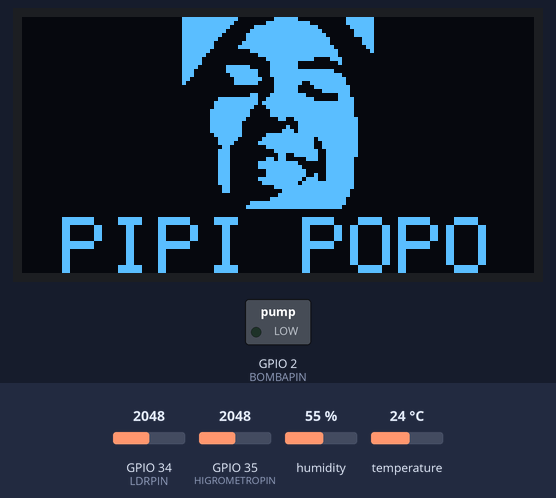
Simulated run of this program. Board: ESP32. Parts: 128×64 one-colour display, switched loads named in the program (green lamp = pin HIGH). Inputs (shaded band) come from the test bench; at power-on: GPIO 34 (LDRPIN) = 2048, GPIO 35 (HIGROMETROPIN) = 2048, humidity 55 %, temperature 24 °C. WiFi joins after 1.5 s; servers stay silent unless stated; no MQTT or app messages arrive unless stated; not simulated (calls return 0 or success): secureKeys.h; what the program prints to the serial monitor is not drawn.

Above: at 1.7 s.
At 3.8 s:
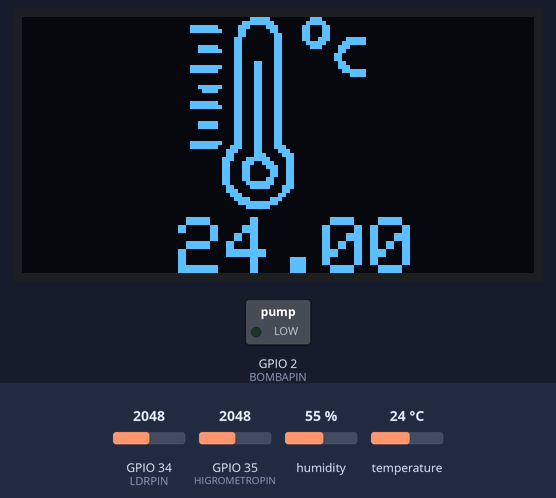
At 13.9 s:
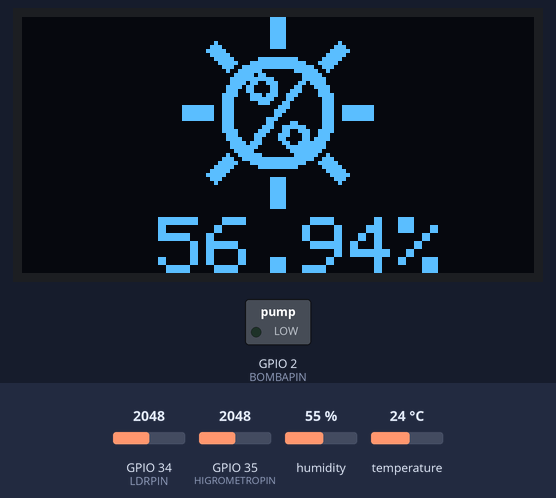
At 23.9 s:
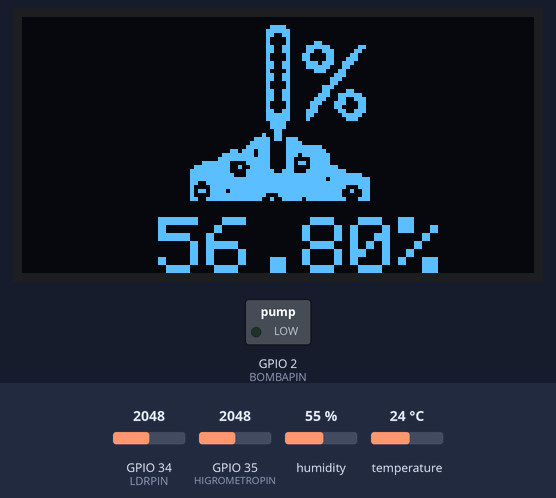
At 34.0 s:
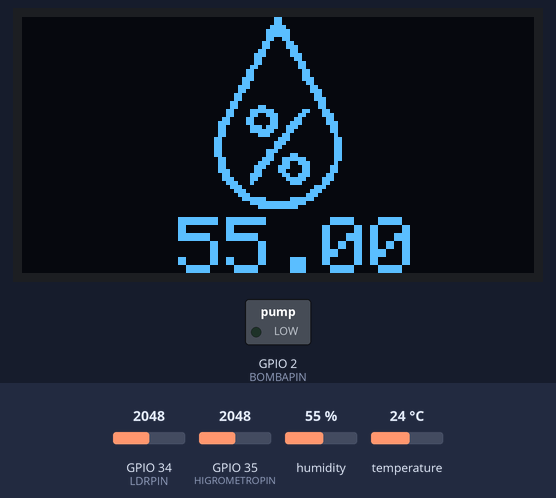

The program:

main.cpp
```cpp
#include "config.h"

void sensorTask();

Task t1(WateringRate, TASK_FOREVER, &sensorTask);
Scheduler runner;

void sensorTask()
{
  sensorHandler();
  t1.delay(WATERINGDELAY);
  turnOffBomba();
}

void setup()
{
  Serial.begin(115200);
  initWiFi();
  initGarden();
  initMQTT();
  initOLED();
  runner.init();
  runner.addTask(t1);
  t1.enable();
  Serial.println("Sistema inicializado!");
}

void loop()
{
  runner.execute();
  printValuesToSerial();
  updateOled();
  handleMQTTConnection();
  publishData(readMoisture(), readBrightness(), readDHTTemperature(), readDHTHumidity(), bombaStatus);
  delay(dataRate);
}
```

funcs.h
```cpp
#ifndef FUNCS_H
#define FUNCS_H

float fmap(float x, long inMin, long inMax, long outMin, long outMax);

#endif
```

mqttHandler.h
```cpp
#ifndef MQTTHANDLER_H
#define MQTTHANDLER_H

#include <PubSubClient.h>
#include "wifiHandler.h"

extern PubSubClient mqtt_client;

extern const char* mqtt_broker;
extern const int mqtt_port;
extern int mqtt_timeout;

extern const char* ClientID;

void initMQTT();
void connectMQTT();
void printConnectedMQTTStatus();
void printDisconnectedMQTTStatus();
void handleMQTTConnection();
void publishData(float higroVal, float LDRVal, float tempVal, float humVal, int bombaStatus);

#endif
```

oledHandler.h
```cpp
#ifndef OLEDHANDLER_H
#define OLEDHANDLER_H

#include "setupOled.h"
#include "setupSensors.h"

extern unsigned long lastChange;
extern int displayState;

#define displayTime 3000

void printMoistureToOled();
void printBrightnessToOled();
void printTemperatureToOled();
void printHumidityToOled();
void updateOled();

#endif
```

relayHandler.h
```cpp
#ifndef RELAYHANDLER_H
#define RELAYHANDLER_H

#include <Arduino.h>

#define BOMBAPIN 2

extern int bombaStatus;

void initRelay();
void turnOnBomba();
void turnOffBomba();

#endif
```

sensorHandler.h
```cpp
#ifndef SENSOR_HANDLER_H
#define SENSOR_HANDLER_H

#include <Arduino.h>
#include "setupSensors.h"
#include "relayHandler.h"

void initGarden();
void printValuesToSerial();
void brightnessMeanCalc();
void sensorHandler();

#endif
```

setupOled.h
```cpp
#ifndef SETUPOLED_H
#define SETUPOLED_H

#include <Arduino.h>
#include <Adafruit_GFX.h>
#include <Adafruit_SSD1306.h>
#include <Wire.h>

#include "bitmap.h"

#define SCREEN_WIDTH 128
#define SCREEN_HEIGHT 64
#define OLED_RESET -1
#define SCREEN_ADDRESS 0x3C

#define LOGO_WIDTH 48
#define LOGO_HEIGHT 48
#define LOGO_TIME 2000

extern Adafruit_SSD1306 display;

void initOLED();
void drawBitmap(const unsigned char *bitmap, int width, int height, int x, int y);
void printToOLED(String text, int x, int y, int size);

#endif
```

setupSensors.h
```cpp
#ifndef SETUPSENSORS_H
#define SETUPSENSORS_H

#include <Arduino.h>
#include <Adafruit_Sensor.h>
#include <DHT.h>
#include <DHT_U.h>
#include "funcs.h"

#define DHTPIN 32
#define DHTTYPE DHT11
#define HIGROMETROPIN 35
#define LDRPIN 34

float readDHTTemperature();
float readDHTHumidity();
float readBrightness();
float readMoisture();
void initSensors();

#endif
```

wifiHandler.h
```cpp
#ifndef WIFIHANDLER_H
#define WIFIHANDLER_H

#include <Arduino.h>
#include <WiFi.h>
#include <WiFiClient.h>

#include "secureKeys.h"

extern WiFiClient wifi_client;

extern int wifi_timeout;

void initWiFi();
void connectWiFi();
void printConnectedWiFiStatus();
void printDisconnectedWiFiStatus();
void printWiFiScanStatus(int networksFound);
void printDiscoveredWiFiNetworks(int networksFound);
void scanAvailableWiFiNetworks();

#endif
```

funcs.cpp
```cpp
#include "funcs.h"

float fmap(float x, long inMin, long inMax, long outMin, long outMax) {
    return (x - inMin) * (outMax - outMin) / (inMax - inMin) + outMin;
}
```

mqttHandler.cpp
```cpp
#include "mqttHandler.h"

PubSubClient mqtt_client(wifi_client);

const char* mqtt_broker = "io.adafruit.com";
const int mqtt_port = 1883;
int mqtt_timeout = 10000;

const char* ClientID = "AutoGarden";

void initMQTT() {
    Serial.println("Inicializando MQTT...");
    mqtt_client.setServer(mqtt_broker, mqtt_port);
    connectMQTT();
}

void connectMQTT() {
    unsigned long tempoInicial = millis();
    while (!mqtt_client.connected() && (millis() - tempoInicial < mqtt_timeout)) {
        if (WiFi.status() != WL_CONNECTED) {
            connectWiFi();
        }
        Serial.print("Conectando ao MQTT Broker..");

        if (mqtt_client.connect(ClientID, mqtt_usernameAdafruitIO, mqtt_keyAdafruitIO)) {
            printConnectedMQTTStatus();
        } else {
            printDisconnectedMQTTStatus();
        }
    }
}

void printConnectedMQTTStatus() {
    Serial.println("Conectado ao broker MQTT!");
}

void printDisconnectedMQTTStatus() {
    Serial.println("Conexão com o broker MQTT falhou!");
}

void handleMQTTConnection() {
    if (!mqtt_client.connected()) {
        connectMQTT();
    }
    mqtt_client.loop();
}

void publishData(float higroVal, float LDRVal, float tempVal, float humVal, int bombaStatus) {
    if (mqtt_client.connected()) {
        mqtt_client.publish("Ordep_1/feeds/higrometro", String(higroVal).c_str());
        mqtt_client.publish("Ordep_1/feeds/LDR", String(LDRVal).c_str());
        mqtt_client.publish("Ordep_1/feeds/temperatura", String(tempVal).c_str());
        mqtt_client.publish("Ordep_1/feeds/umidade-do-ar", String(humVal).c_str());
        mqtt_client.publish("Ordep_1/feeds/bomba", String(bombaStatus).c_str());
        Serial.println("Dados publicados");
    }
}
```

oledHandler.cpp
```cpp
#include "oledHandler.h"

unsigned long lastChange = 0;
int displayState = 0;

void printMoistureToOled() {
  String data = String(readMoisture());
  data = data + "%";
  drawBitmap(moistureLogo, LOGO_WIDTH, LOGO_HEIGHT, (SCREEN_WIDTH - LOGO_WIDTH ) / 2, 0);
  printToOLED(data, (SCREEN_WIDTH - data.length()*5*2) / 2, SCREEN_HEIGHT - (7*2), 2);
}

void printBrightnessToOled() {
  String data = String(readBrightness());
  data = data + "%";
  drawBitmap(brightnessLogo, LOGO_WIDTH, LOGO_HEIGHT, (SCREEN_WIDTH - LOGO_WIDTH ) / 2, 0);
  printToOLED(data, (SCREEN_WIDTH - data.length()*5*2) / 2, SCREEN_HEIGHT - (7*2), 2);
}

void printTemperatureToOled() {
  String data = String(readDHTTemperature());
  drawBitmap(temperatureLogo, LOGO_WIDTH, LOGO_HEIGHT, (SCREEN_WIDTH - LOGO_WIDTH ) / 2, 0);
  printToOLED(data, (SCREEN_WIDTH - data.length()*5*2) / 2, SCREEN_HEIGHT - (7*2), 2);
}

void printHumidityToOled() {
  String data = String(readDHTHumidity());
  drawBitmap(humidityLogo, LOGO_WIDTH, LOGO_HEIGHT, (SCREEN_WIDTH - LOGO_WIDTH ) / 2, 0);
  printToOLED(data, (SCREEN_WIDTH - data.length()*5*2) / 2, SCREEN_HEIGHT - (7*2), 2);
}

void updateOled() {
  if (millis() - lastChange >= displayTime) {
    lastChange = millis();
    displayState = (displayState + 1) % 4;

    switch (displayState) {
      case 0:
        display.clearDisplay();
        printHumidityToOled();
        break;
      case 1:
        display.clearDisplay();
        printTemperatureToOled();
        break;
      case 2:
        display.clearDisplay();
        printBrightnessToOled();
        break;
      case 3:
        display.clearDisplay();
        printMoistureToOled();
        break;
    }
  }
}

void oledHandler() {
  //printTimeToOled(SCREEN_WIDTH - 50, 0, 2);
  Serial.println("OLED Handler");
  updateOled();
}
```

relayHandler.cpp
```cpp
#include "relayHandler.h"

int bombaStatus = 0;

void initRelay() {
    pinMode(BOMBAPIN, OUTPUT);
}

void turnOnBomba() {
    digitalWrite(BOMBAPIN, HIGH);
    bombaStatus = 1;
}

void turnOffBomba() {
    digitalWrite(BOMBAPIN, LOW);
    bombaStatus = 0;
}
```

sensorHandler.cpp
```cpp
#include "sensorHandler.h"

int flagEstaAgoando = 0;
int contLastWateredTime = 0;

void initGarden()
{
  initRelay();
  initSensors();
}

void regar()
{
  Serial.println("Regando...");
  contLastWateredTime = 0;
  turnOnBomba();
}

void printValuesToSerial()
{

  float higroVal, LDRVal, tempVal, humVal;
  higroVal = readMoisture();
  LDRVal = readBrightness();
  tempVal = readDHTTemperature();
  humVal = readDHTHumidity();

  Serial.println("---------------------");
  Serial.print("Higrômetro: ");
  Serial.print(higroVal);
  Serial.println("%");
  Serial.print(F("Temperature: "));
  Serial.print(tempVal);
  Serial.println(F("°C"));
  Serial.print(F("Humidity: "));
  Serial.print(humVal);
  Serial.println(F("%"));
  Serial.print("LDR: ");
  Serial.println(LDRVal);
}


void sensorHandler()
{
  float higroVal, tempVal, humVal;
  contLastWateredTime++;

  // Pegando valores dos sensores
  higroVal = readMoisture();
  tempVal = readDHTTemperature();
  humVal = readDHTHumidity();

  // Se passou mais de 24 horas desde a última rega, rega
  if (contLastWateredTime > 3)
  {
    regar();
  }
  else // Se não, verifica se precisa regar
  {
    if (higroVal < 30 || tempVal > 33 || humVal < 30 || (tempVal >= 28 && higroVal < 45) || (tempVal > 30 && humVal < 40) || (higroVal < 45 && humVal < 40))
    {
      regar();
    }
  }
}

/*
Umidade do ar:
  Máxima : 100%
  Mínima : 0%
  Ideal  : <40%

Umidade do solo:
  Máxima : 100%
  Mínima : 0%
  Ideal  : 60% - 80%
  Crítico: >30%


Luminosidade:
  Máxima : 100%
  Mínima : 0%
  Ideal  : <30%

Temperatura:
  Máxima : 40ºC
  Mínima : 20ºC
  Ideal  : 25ºC - 30ºC
*/
```

setupOled.cpp
```cpp
#include "setupOled.h"

Adafruit_SSD1306 display(SCREEN_WIDTH, SCREEN_HEIGHT, &Wire, OLED_RESET);

void initOLED()
{
	Serial.println("Inicializando Display");
  if (!display.begin(SSD1306_SWITCHCAPVCC, SCREEN_ADDRESS))
  {
    Serial.println(F("Alocação do display falhou!"));
  }
  display.clearDisplay();
  display.setTextSize(2);
  display.setTextColor(WHITE);
  display.setCursor((128 - 9*12) / 2, SCREEN_HEIGHT - (7*2));
  display.println("PIPI POPO");
  display.display();
  drawBitmap(logo, LOGO_WIDTH, LOGO_HEIGHT, (SCREEN_WIDTH  - LOGO_WIDTH ) / 2, 0);
  delay(LOGO_TIME);
  display.clearDisplay();
  display.display();
}

void drawBitmap(const unsigned char *bitmap, int width, int height, int x, int y)
{
  Serial.println("Drawing bitmap");
  display.drawBitmap(x, y, bitmap, width, height, 1);
  display.display();
}

void printToOLED(String text, int x, int y, int size) {
  Serial.println("Printing to OLED");
	display.setTextSize(size);
	display.setCursor(x, y);
	display.println(text);
	display.display();
}
```

setupSensors.cpp
```cpp
#include "setupSensors.h"

DHT_Unified dht(DHTPIN, DHTTYPE);

float readDHTTemperature() {
    sensors_event_t event;
    dht.temperature().getEvent(&event);
    float data = event.temperature;
    return data;
}

float readDHTHumidity() {
    sensors_event_t event;
    dht.humidity().getEvent(&event);
    float data = event.relative_humidity;
    return data;
}

float readBrightness() {
    float data = fmap(analogRead(LDRPIN), 4095, 500, 0, 100);
    if (data > 100) {
        data = 100;
    }
    return data;
}

float readMoisture() {
    float data = fmap(analogRead(HIGROMETROPIN), 2900, 1400, 0, 100);
    if (data < 0) {
        data = 0;
    } else if (data > 100) {
        data = 100;
    }
    return data;
}

void initSensors() {
    pinMode(HIGROMETROPIN, INPUT);
    pinMode(LDRPIN, INPUT);
    dht.begin();
}
```

wifiHandler.cpp
```cpp
#include "wifiHandler.h"

WiFiClient wifi_client;

int wifi_timeout = 100000;

void initWiFi() {
    Serial.println("Inicializando WiFi...");
    WiFi.mode(WIFI_STA);
    WiFi.begin(wifi_ssid, wifi_password);
    connectWiFi();
}

void connectWiFi() {
  Serial.println("Conectando à rede WiFi .. ");

  unsigned long tempoInicial = millis();
  while (WiFi.status() != WL_CONNECTED && (millis() - tempoInicial < wifi_timeout)) {
    Serial.print("Status: ");
    Serial.println(WiFi.status());
    delay(100);
  }
  Serial.println();

  if (WiFi.status() != WL_CONNECTED) {
    printDisconnectedWiFiStatus();
  } else {
    printConnectedWiFiStatus();
  }
}

void printConnectedWiFiStatus() {
    Serial.println("Conectado à rede WiFi!");
    Serial.print("Endereço IP: ");
    Serial.println(WiFi.localIP());
}

void printDisconnectedWiFiStatus() {
    Serial.println("WiFi não conectado!");
}

void printWiFiScanStatus(int networksFound) {
    if (networksFound == 0) {
        Serial.println("Nenhuma rede WiFi encontrada!");
    } else {
        Serial.print(networksFound);
        Serial.println(" redes WiFi encontradas!");
    }
}

void printDiscoveredWiFiNetworks(int networksFound) {
    for (int i = 0; i < networksFound; i++) {
        Serial.print(i + 1);
        Serial.print(": ");
        Serial.print(WiFi.SSID(i));
        Serial.print(" (");
        Serial.print(WiFi.RSSI(i));
        Serial.print(")");
        Serial.println((WiFi.encryptionType(i) == WIFI_AUTH_OPEN) ? " " : "*");
        delay(10);
    }
}

void scanAvailableWiFiNetworks() {
    int networksFound = WiFi.scanNetworks();
    printWiFiScanStatus(networksFound);
    if (networksFound > 0) {
        printDiscoveredWiFiNetworks(networksFound);
    }
}
```

config.h
```cpp
#ifndef CONFIG_H
#define CONFIG_H

#include <TaskScheduler.h>
#include "mqttHandler.h"
#include "sensorHandler.h"
#include "oledHandler.h"

#define dataRate 10000
#define WATERINGDELAY 300000
#define WateringRate 21600000

#endif
```

Source omitted: bitmap.h (data table, 9064 bytes)

Measured:
- what the display in image 0 shows lasts 2.1 s, from 1.6 s to 3.7 s
- what the display in image 1 shows lasts 10.1 s, from 3.7 s to 13.8 s
